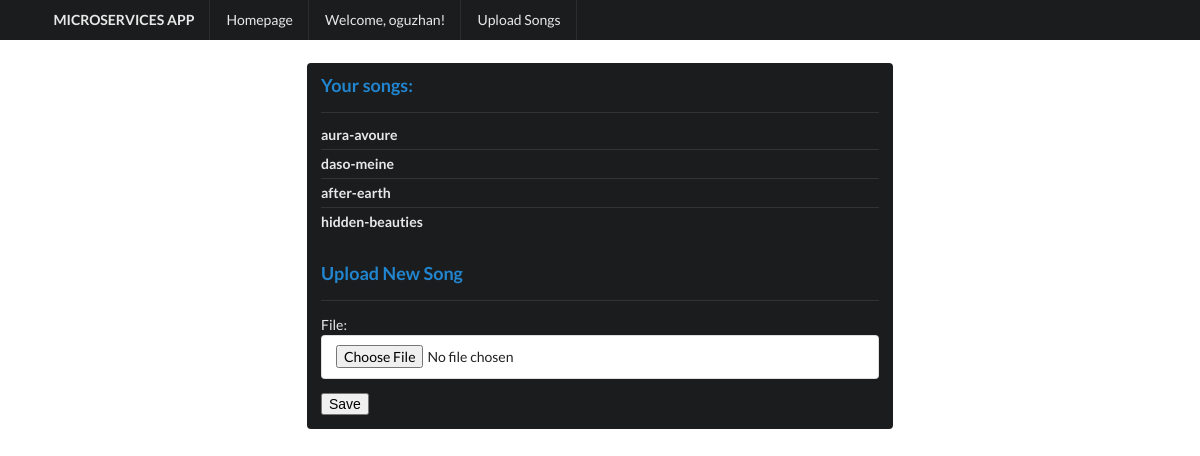
The page /upload/ (signed in) on the database as committed earlier.
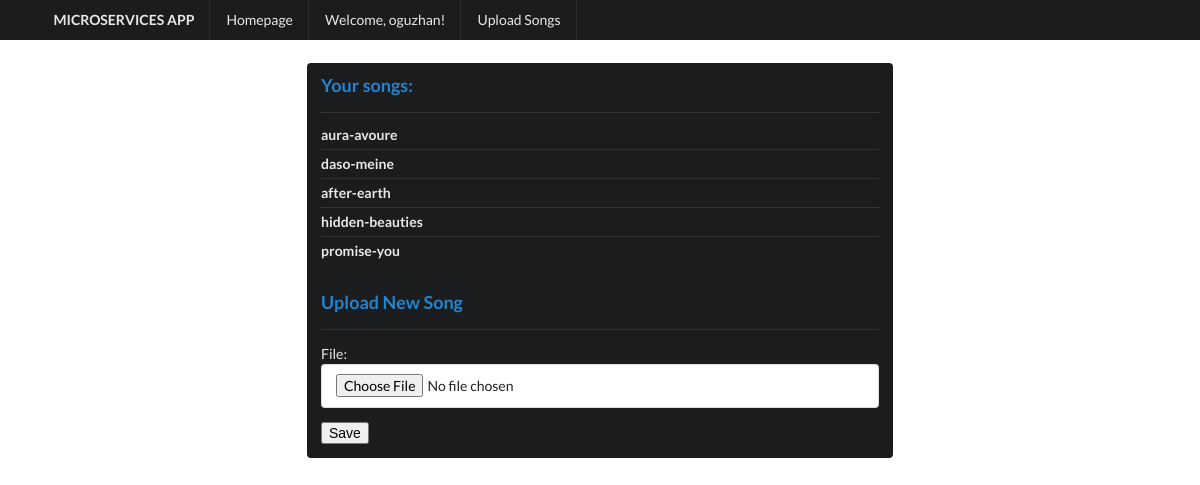
The same page on the database as committed later.
### core/models.py (models this page shows)
class SongModel(models.Model):
    id = models.AutoField(primary_key=True)
    user = models.ForeignKey('core.User', on_delete=models.CASCADE)
    song_file = models.FileField(
        upload_to=upload_song_to, null=True, blank=True)
    song_title = models.CharField(max_length=300, null=True)
    bpm = models.IntegerField(null=True)
    key = models.CharField(max_length=2, null=True)
    key_scale = models.CharField(max_length=5, null=True)
    key_strength = models.FloatField(null=True)
    def __str__(self):
        return self.song_title or "song"

### core/views.py (the view, shortened to what this page needs)
# urls.py: path('upload/', SongUploadView.as_view(), name='song_upload'),
class SongUploadView(FormView):
    form_class = SongFileUploadForm
    template_name = 'core/song_upload.html'  # Replace with your template.
    success_url = '/'  # Replace with your URL or reverse().
    def get_context_data(self, **kwargs):
        data = super().get_context_data(**kwargs)
        annotated_songs = SongModel.objects.filter(user=self.request.user.id)
        data['annotated_songs'] = annotated_songs
        return data

### core/forms.py (shortened to what this page needs)
class SongFileUploadForm(forms.Form):
    file = forms.FileField(widget=forms.ClearableFileInput())  # for creating file input

### core/templates/core/song_upload.html (shortened to what this page needs)
{% extends 'core/base.html' %}
{% block content %}
<div class="ui grid" style="margin-top:10px">
  <div class="four wide column"></div>
  <div class="eight wide column">
  <div class="ui inverted segment">
<div class="ui blue header"> Your songs: </div>
<div class="ui divider"> </div>
  <div class="ui inverted relaxed divided list">
  {% for song in annotated_songs %}
        <div class="item">
        <div class="content">
            <div class="header">{{song}}</div>
        </div>
        </div>
    {% endfor %}
    <div class="ui blue header"> Upload New Song </div>
    <div class="ui divider"> </div>
</div>
<form  method="POST" class="ui  form" enctype="multipart/form-data">
    {{ form.as_p }}
    <button type="submit" class="save btn btn-default">Save</button>
</form>
  </div>
</div>
{% endblock %}

Rows that differ between the two databases and show on the page:
added SongModel: song_title "promise-you"
